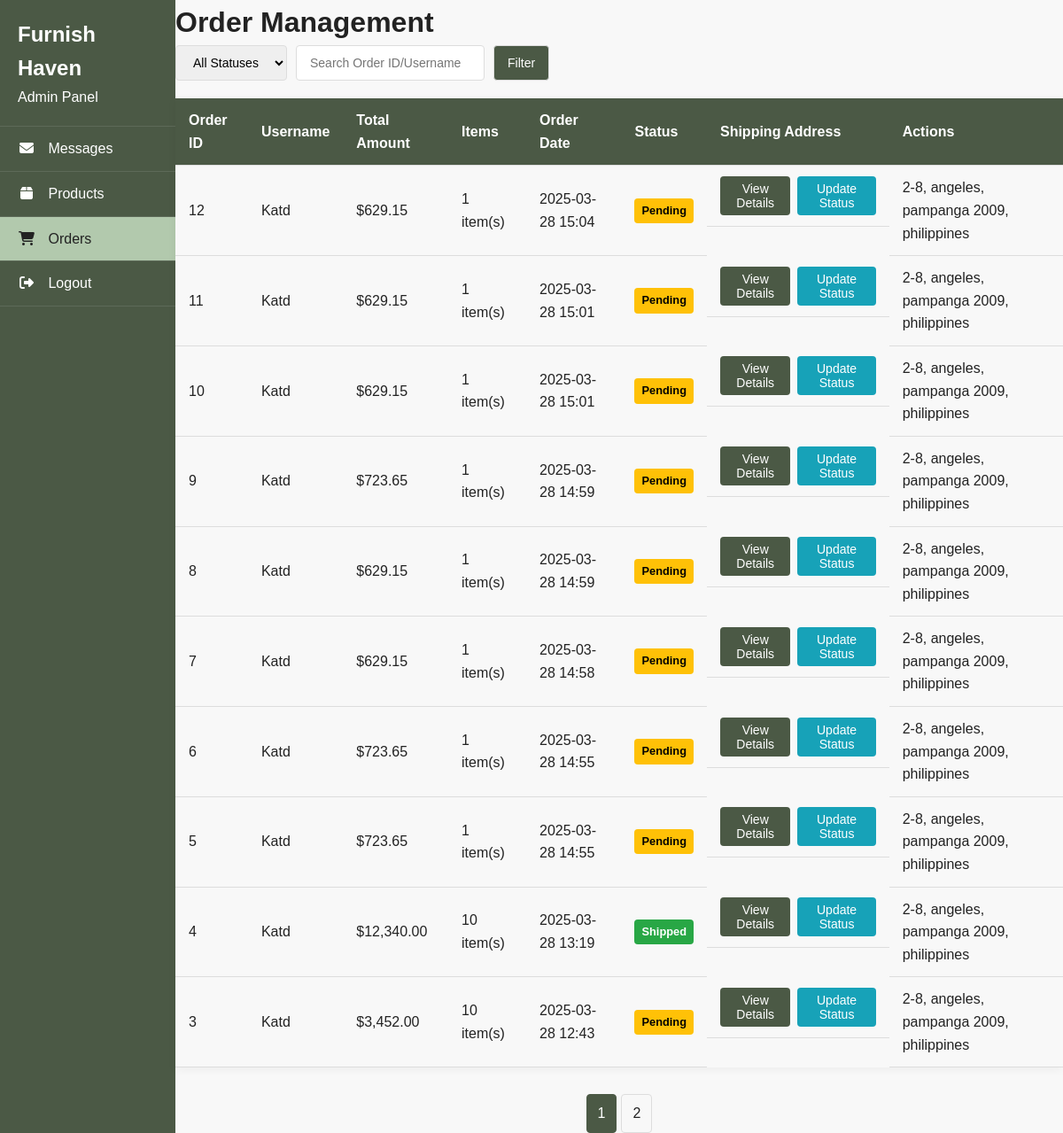
The page /admin_orders.php on the database as committed earlier.
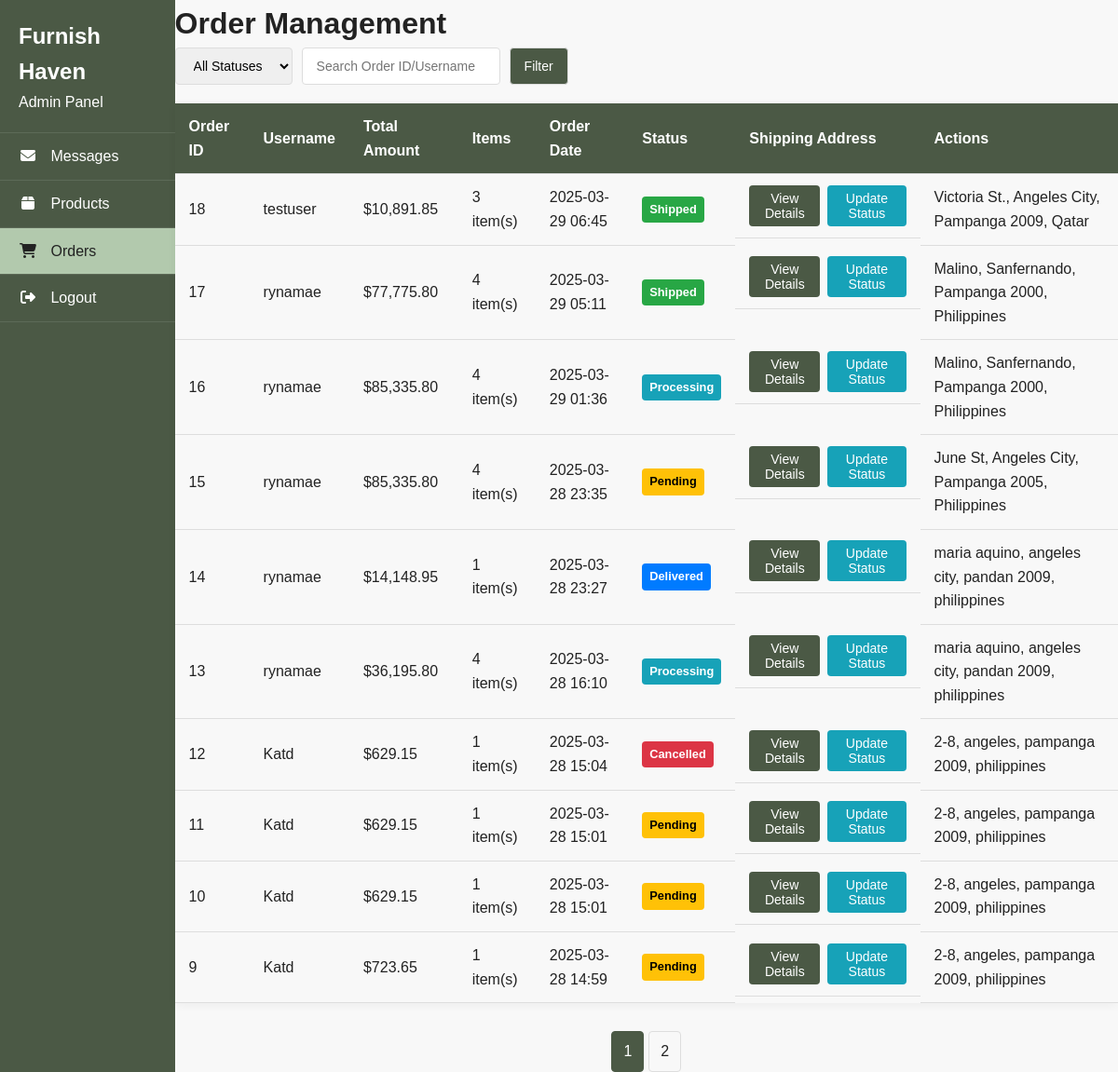
The same page on the database as committed later.
### tables this page shows
CREATE TABLE `orders` (
  `id` int(11) NOT NULL,
  `user_id` int(11) NOT NULL,
  `billing_address_id` int(11) NOT NULL,
  `shipping_address_id` int(11) NOT NULL,
  `total_amount` decimal(10,2) NOT NULL,
  `status` enum('Pending','Processing','Shipped','Delivered','Cancelled') NOT NULL DEFAULT 'Pending',
  `payment_method` varchar(50) NOT NULL,
  `order_date` timestamp NOT NULL DEFAULT current_timestamp(),
  `shipped_at` timestamp NULL DEFAULT NULL,
  `delivered_at` timestamp NULL DEFAULT NULL,
  `shipping_fee` decimal(10,2) DEFAULT 500.00
);

CREATE TABLE `users` (
  `id` int(11) NOT NULL,
  `username` varchar(50) NOT NULL,
  `email` varchar(100) NOT NULL,
  `password_hash` varchar(255) NOT NULL,
  `created_at` timestamp NOT NULL DEFAULT current_timestamp(),
  `last_login` timestamp NULL DEFAULT NULL
);

CREATE TABLE `addresses` (
  `id` int(11) NOT NULL,
  `user_id` int(11) NOT NULL,
  `full_name` varchar(100) NOT NULL,
  `street_address` varchar(255) NOT NULL,
  `city` varchar(100) NOT NULL,
  `state` varchar(100) NOT NULL,
  `postal_code` varchar(20) NOT NULL,
  `country` varchar(100) NOT NULL,
  `phone_number` varchar(20) DEFAULT NULL,
  `is_default` tinyint(1) DEFAULT 0,
  `created_at` timestamp NOT NULL DEFAULT current_timestamp()
);

### admin_orders.php (the view, shortened to what this page needs)
<?php
require_once 'config.php';
$page = isset($_GET['page']) ? (int)$_GET['page'] : 1;
$records_per_page = 10;
$offset = ($page - 1) * $records_per_page;
$status_filter = isset($_GET['status']) ? $_GET['status'] : '';
$search_query = isset($_GET['search']) ? trim($_GET['search']) : '';
$query = "SELECT o.*, u.username,
         COUNT(oi.id) as total_items,
         SUM(oi.quantity) as total_quantity,
         a.street_address, a.city, a.state, a.postal_code, a.country
         FROM orders o
         JOIN users u ON o.user_id = u.id
         JOIN order_items oi ON o.id = oi.order_id
         JOIN addresses a ON o.shipping_address_id = a.id";
$query .= " GROUP BY o.id ORDER BY o.order_date DESC LIMIT :limit OFFSET :offset";
$stmt = $pdo->prepare($query);
$stmt->bindValue(':limit', $records_per_page, PDO::PARAM_INT);
$stmt->bindValue(':offset', $offset, PDO::PARAM_INT);
$stmt->execute();
$orders = $stmt->fetchAll();
$count_query = "SELECT COUNT(*) as total FROM orders o JOIN users u ON o.user_id = u.id";
$count_stmt = $pdo->prepare($count_query);
$count_stmt->execute();
$total_orders = $count_stmt->fetch()['total'];
$total_pages = ceil($total_orders / $records_per_page);
?>
<!DOCTYPE html>
<html lang="en">
<head>
    <link rel="stylesheet" href="https://cdnjs.cloudflare.com/ajax/libs/font-awesome/6.4.0/css/all.min.css">
</head>
<body>
<div class="admin-container">
        <nav class="sidebar">
    <div class="sidebar-header">
        <h2>Furnish Haven</h2>
        <p>Admin Panel</p>
    </div>
    <ul class="sidebar-nav">
        <li><a href="admin_emails.php"><i class="fas fa-envelope"></i> Messages</a></li>
        <li><a href="admin_products.php"><i class="fas fa-box"></i> Products</a></li>
        <li><a href="admin_orders.php" class="active"><i class="fas fa-shopping-cart"></i> Orders</a></li>
        <li><a href="logout.php"><i class="fas fa-sign-out-alt"></i> Logout</a></li>
    </ul>
</nav>
    <div class="container">
        <div class="page-header">
            <h1>Order Management</h1>
        </div>
        <form method="GET" class="filter-form">
            <select name="status">
                <option value="">All Statuses</option>
            </select>
            <input type="text" name="search" placeholder="Search Order ID/Username"
                   value="<?= htmlspecialchars($search_query) ?>">
            <button type="submit">Filter</button>
        </form>
        <table class="orders-table">
<thead>
    <tr>
        <th>Order ID</th>
        <th>Username</th>
        <th>Total Amount</th>
        <th>Items</th>
        <th>Order Date</th>
        <th>Status</th>
        <th>Shipping Address</th>
        <th>Actions</th>
    </tr>
</thead>
            <tbody>
                <?php foreach ($orders as $order): ?>
                <tr>
                    <td><?= htmlspecialchars($order['id']) ?></td>
                    <td><?= htmlspecialchars($order['username']) ?></td>
                    <td>$<?= number_format($order['total_amount'], 2) ?></td>
                    <td><?= htmlspecialchars($order['total_quantity']) ?> item(s)</td>
                    <td><?= date('Y-m-d H:i', strtotime($order['order_date'])) ?></td>
                    <td>
                        <span class="status-badge status-<?= htmlspecialchars($order['status']) ?>">
                            <?= htmlspecialchars($order['status']) ?>
                        </span>
                    </td>
                    <td class="action-btns">
                        <button onclick="showOrderDetails(<?= $order['id'] ?>)">View Details</button>
                        <button onclick="showStatusModal(<?= $order['id'] ?>)">Update Status</button>
                    </td>
                    <td>
    <?php
    $address = htmlspecialchars($order['street_address']) . ', ' .
               htmlspecialchars($order['city']) . ', ' .
               htmlspecialchars($order['state']) . ' ' .
               htmlspecialchars($order['postal_code']) . ', ' .
               htmlspecialchars($order['country']);
    echo $address;
    ?>
</td>
                </tr>
                <?php endforeach; ?>
            </tbody>
        </table>
        <div class="pagination">
            <?php for ($i = 1; $i <= $total_pages; $i++): ?>
                <a href="?page=<?= $i ?>&status=<?= urlencode($status_filter) ?>&search=<?= urlencode($search_query) ?>"
                   class="<?= $i == $page ? 'active' : '' ?>">
                    <?= $i ?>
                </a>
            <?php endfor; ?>
        </div>
    </div>
</body>
</html>

Rows that differ between the two databases and show on the page:
no longer on this page (row unchanged): orders: id "8", user.username "Katd", total_amount "629.15", total_quantity "1", order_date "2025-03-28 14:59", status "Pending", billing_address.country "2-8, angeles, pampanga 2009, philippines"
no longer on this page (row unchanged): orders: id "7", user.username "Katd", total_amount "629.15", total_quantity "1", order_date "2025-03-28 14:58", status "Pending", billing_address.country "2-8, angeles, pampanga 2009, philippines"
no longer on this page (row unchanged): orders: id "6", user.username "Katd", total_amount "723.65", total_quantity "1", order_date "2025-03-28 14:55", status "Pending", billing_address.country "2-8, angeles, pampanga 2009, philippines"
no longer on this page (row unchanged): orders: id "5", user.username "Katd", total_amount "723.65", total_quantity "1", order_date "2025-03-28 14:55", status "Pending", billing_address.country "2-8, angeles, pampanga 2009, philippines"
no longer on this page (row unchanged): orders: id "4", user.username "Katd", total_amount "12,340.00", total_quantity "10", order_date "2025-03-28 13:19", status "Shipped", billing_address.country "2-8, angeles, pampanga 2009, philippines"
no longer on this page (row unchanged): orders: id "3", user.username "Katd", total_amount "3,452.00", total_quantity "10", order_date "2025-03-28 12:43", status "Pending", billing_address.country "2-8, angeles, pampanga 2009, philippines"
added orders: id "18", user.username "testuser", total_amount "10,891.85", total_quantity "3", order_date "2025-03-29 06:45", status "Shipped", billing_address.country "Victoria St., Angeles City, Pampanga 2009, Qatar"
added orders: id "17", user.username "rynamae", total_amount "77,775.80", total_quantity "4", order_date "2025-03-29 05:11", status "Shipped", billing_address.country "Malino, Sanfernando, Pampanga 2000, Philippines"
added orders: id "16", user.username "rynamae", total_amount "85,335.80", total_quantity "4", order_date "2025-03-29 01:36", status "Processing", billing_address.country "Malino, Sanfernando, Pampanga 2000, Philippines"
added orders: id "15", user.username "rynamae", total_amount "85,335.80", total_quantity "4", order_date "2025-03-28 23:35", status "Pending", billing_address.country "June St, Angeles City, Pampanga 2005, Philippines"
added orders: id "14", user.username "rynamae", total_amount "14,148.95", total_quantity "1", order_date "2025-03-28 23:27", status "Delivered", billing_address.country "maria aquino, angeles city, pandan 2009, philippines"
added orders: id "13", user.username "rynamae", total_amount "36,195.80", total_quantity "4", order_date "2025-03-28 16:10", status "Processing", billing_address.country "maria aquino, angeles city, pandan 2009, philippines"
changed orders id 12: status "Pending" → "Cancelled"
